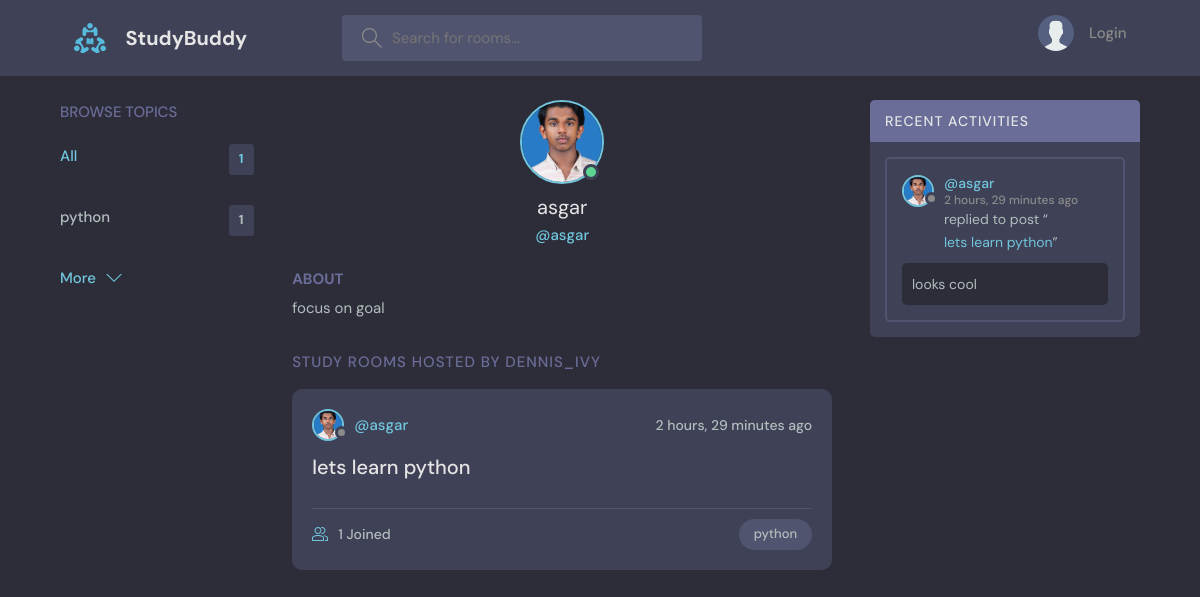
The app's page /profile/1/, older data.
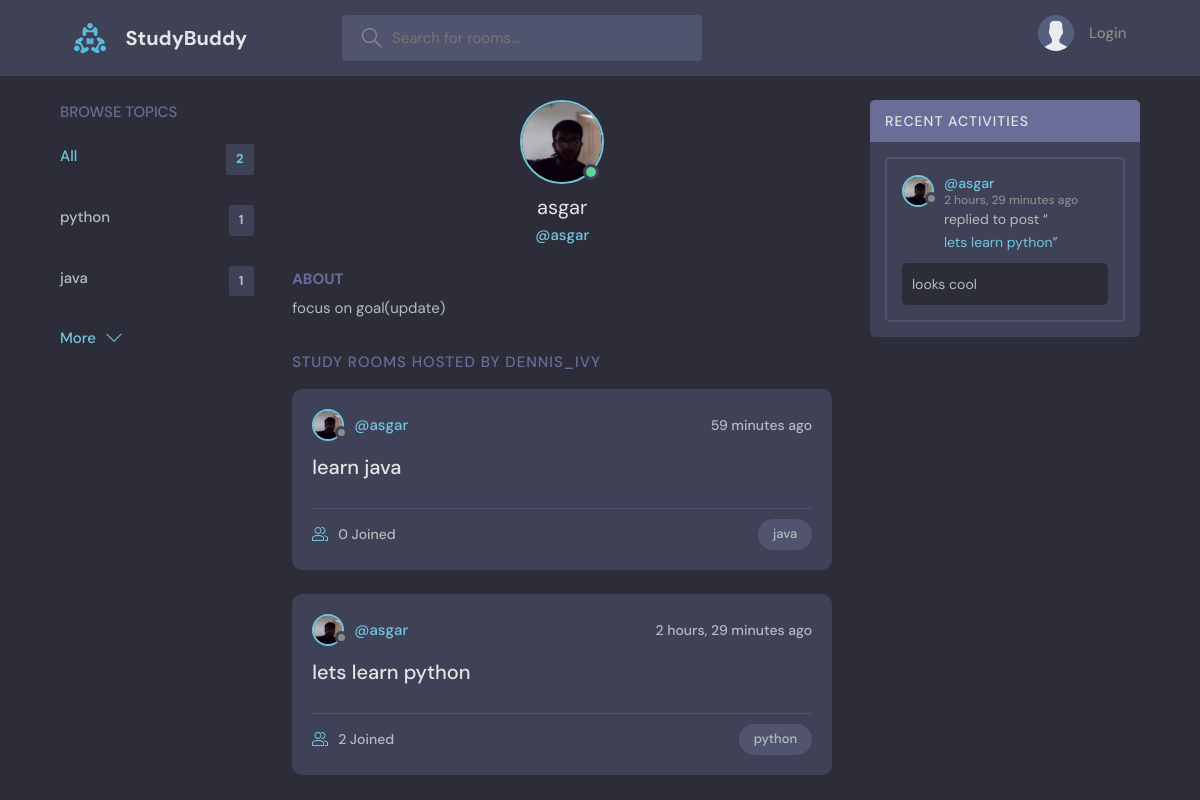
The same page, newer data.
### base/models.py (models this page shows, shortened)
class Topic(models.Model):
    name = models.CharField(max_length=200)
    def __str__(self):
        return self.name

class User(AbstractUser):
    name = models.CharField(max_length=200,null=True)
    email = models.EmailField(unique=True,null=True)
    bio = models.TextField(null=True)
    avatar=models.ImageField(null=True,default="avatar.svg")
    USERNAME_FIELD = 'email'
    REQUIRED_FIELDS = []

class Room(models.Model):
    host=models.ForeignKey(User,on_delete=models.SET_NULL,null=True)
    topic=models.ForeignKey(Topic,on_delete=models.SET_NULL,null=True)
    name = models.CharField(max_length=200)
    description = models.TextField(null=True,blank=True)
    participants=models.ManyToManyField(User,related_name='participants',blank=True)
    update = models.DateTimeField(auto_now=True)
    created = models.DateTimeField(auto_now_add=True)
    class Meta:
        ordering = ['-update','-created']
    def __str__(self):
        return self.name

class Message(models.Model):
    User=models.ForeignKey(User,on_delete=models.CASCADE)
    room=models.ForeignKey(Room,on_delete=models.CASCADE)
    body = models.TextField()
    update = models.DateTimeField(auto_now=True)
    created = models.DateTimeField(auto_now_add=True)
    class Meta:
        ordering = ['-update','-created']

### base/views.py (the view)
# urls.py: path('profile/<str:pk>/',views.userprofile,name="user-profile"),
def userprofile(request, pk):
    user=User.objects.get(id=pk)
    rooms=user.room_set.all()
    room_messages = user.message_set.all()
    topics = Topic.objects.all()
    context={'user':user,'rooms':rooms,'room_messages':room_messages,'topics':topics}
    return render(request,'base/profile.html',context)

### base/templates/base/profile.html (shortened to what this page needs)
{%extends 'main.html'%}
{% block content%}
  <main class="profile-page layout layout--3">
    <div class="container">
      {%include 'base/topics_component.html'%}
      <div class="roomList">
        <div class="profile">
          <div class="profile__avatar">
            <div class="avatar avatar--large active">
              <img src="{{user.avatar.url}}" />
            </div>
          </div>
          <div class="profile__info">
            <h3>{{user.username}}</h3>
            <p>@{{user.username}}</p>
          </div>
          <div class="profile__about">
            <h3>About</h3>
            <p>
             {{user.bio}}
            </p>
          </div>
        </div>
        <div class="roomList__header">
          <div>
            <h2>Study Rooms Hosted by dennis_ivy</a>
            </h2>
          </div>
        </div>
        {%include 'base/feed_component.html'%}
      </div>
      {%include 'base/activity_component.html'%}
    </div>
  </main>
  {%endblock%}

### templates/main.html (shortened to what this page needs)
<!DOCTYPE html>
{%load static%}
<html lang="en">
  <head>
    <link rel="stylesheet" href="{% static 'styles/style.css'%}" />
  </head>
  <body>
    {%include 'navigation.html'%}
    {% block content%}
    {%endblock%}
  </body>
</html>

### templates/navigation.html (shortened to what this page needs)
{%load static%}
<header class="header header--loggedIn">
    <div class="container">
      <a href="{% url 'home' %}" class="header__logo">
        <img src="{% static 'images/logo.svg' %}" />
        <h1>StudyBuddy</h1>
      </a>
      <form class="header__search" method="GET" action="{% url 'home' %}">
        <label>
          <input name="q" placeholder="Search for rooms..." />
        </label>
      </form>
      <nav class="header__menu">
        {% if request.user.is_authenticated %}
        <div class="header__user">
          <a href="{%url 'update-user' %}">
            <div class="avatar avatar--medium active">
              <img src="{{request.user.avatar.url}}" />
            </div>
            <p>{{request.user.username}} <span>@{{request.user.username}}</span></p>
          </a>
          <button class="dropdown-button">
            <svg version="1.1" xmlns="http://www.w3.org/2000/svg" width="32" height="32" viewBox="0 0 32 32">
              <title>chevron-down</title>
              <path d="M16 21l-13-13h-3l16 16 16-16h-3l-13 13z"></path>
            </svg>
          </button>
        </div>
        {%else%}
        <a href="{% url 'login' %}">
          <img src="{% static 'images/avatar.svg'%}" />
          <p>Login</p>
        </a>
        {% endif %}
      </nav>
    </div>
  </header>

### base/templates/base/topics_component.html
<div class="topics">
    <div class="topics__header">
      <h2>Browse Topics</h2>
    </div>
    <ul class="topics__list">
      <li>
        <a href="{%url 'home'%}" class="active">All <span>{{topics.count}}</span></a>
      </li>
      {% for topic in topics %}
      <li>
        <a href="{% url 'home' %}?q={{topic.name}}">{{topic}} <span>{{topic.room_set.all.count}}</span></a>
      </li>
      {%endfor%}
    </ul>
    <a class="btn btn--link" href="{%url 'topics'%}">
      More
      <svg version="1.1" xmlns="http://www.w3.org/2000/svg" width="32" height="32" viewBox="0 0 32 32">
        <title>chevron-down</title>
        <path d="M16 21l-13-13h-3l16 16 16-16h-3l-13 13z"></path>
      </svg>
    </a>
  </div>

### base/templates/base/feed_component.html (shortened to what this page needs)
{% for rom in rooms%}
<div class="roomListRoom">
    <div class="roomListRoom__header">
      <a href="{%url 'user-profile' rom.host.id %}" class="roomListRoom__author">
        <div class="avatar avatar--small">
          <img src="{{rom.host.avatar.url}}" />
        </div>
        <span>@{{rom.host.username}}</span>
      </a>
      <div class="roomListRoom__actions">
        <span>{{rom.created|timesince}} ago</span>
      </div>
    </div>
    <div class="roomListRoom__content">
      <a href="{% url 'room' rom.id %}">{{rom.name}}</a>
    </div>
    <div class="roomListRoom__meta">
      <a href="{% url 'room' rom.id %}" class="roomListRoom__joined">
        {{rom.participants.all.count}} Joined
      </a>
      <p class="roomListRoom__topic">{{rom.topic.name}}</p>
    </div>
  </div>
  {%endfor%}

### base/templates/base/activity_component.html (shortened to what this page needs)
<div class="activities">
    <div class="activities__header">
      <h2>Recent Activities</h2>
    </div>
    {%for message in room_messages%}
    <div class="activities__box">
      <div class="activities__boxHeader roomListRoom__header">
        <a href="{%url 'user-profile' message.User.id%}" class="roomListRoom__author">
          <div class="avatar avatar--small">
            <img src="{{message.User.avatar.url}}" />
          </div>
          <p>
            @{{message.User.name}}
            <span>{{message.created| timesince}} ago</span>
          </p>
        </a>
      </div>
      <div class="activities__boxContent">
        <p>replied to post “<a href="{% url 'room' message.room.id%}">{{message.room}}</a>”</p>
        <div class="activities__boxRoomContent">
          {{message.body}}
        </div>
      </div>
    </div>
    {%endfor%}
  </div>

Row changes from the older to the newer data that the page shows:
added Topic: name "java", room_set.all.count "1"
changed User "asgar": avatar: a different picture; bio "focus on goal" → "focus on goal(update)"
added Room: host.avatar (picture), host.username "asgar", created "59 minutes", name "learn java", participants.all.count "0", topic.name "java"
changed through a linked row, Room "lets learn python": host.avatar: a different picture; participants.all.count "1" → "2"
changed through a linked row, Message "looks cool": User.avatar: a different picture
Text that changed along with them:
{{ topics.count }}: "1" → "2"
